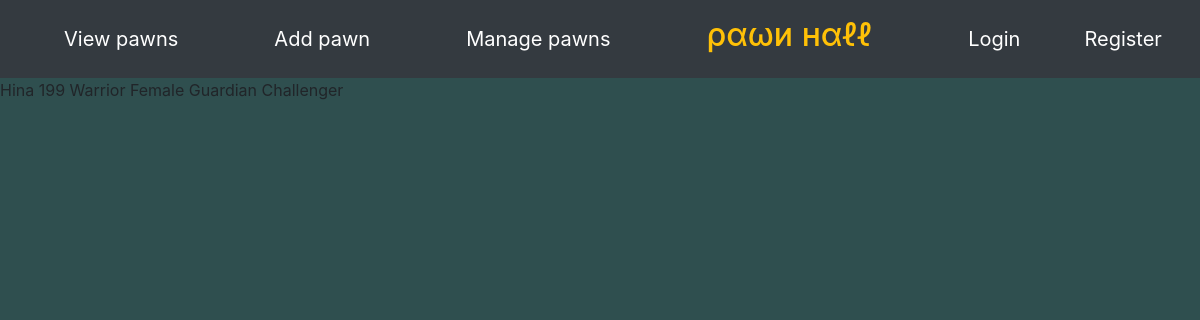
Page /pawn/1/ on the earlier database version.
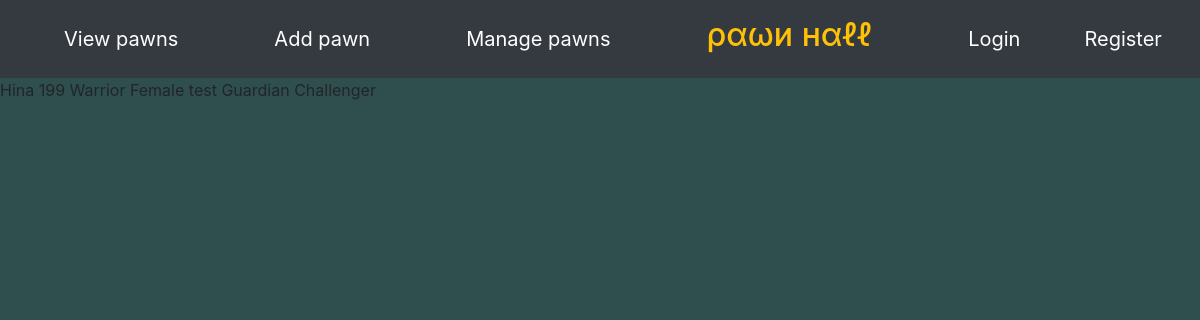
Same page on the later database version.
### pawnlisting/models.py (models this page shows, shortened)
class Pawn(models.Model):
    id = models.AutoField(primary_key=True)
    name = models.CharField(max_length=30)
    vocation = models.CharField(max_length=20, choices=build_choices(vocations))
    level = models.IntegerField()
    gender = models.CharField(max_length=10, choices=build_choices(genders))
    PRIMARY_INCLINATION_CHOICES = build_choices(inclinations)
    SECONDARY_INCLINATION_CHOICES = PRIMARY_INCLINATION_CHOICES[:] + [("None", "None")]
    primary_inclination = models.CharField(max_length=30, choices=PRIMARY_INCLINATION_CHOICES)
    secondary_inclination= models.CharField(max_length=30, choices=SECONDARY_INCLINATION_CHOICES)
    notes = models.TextField(max_length=1000, blank=True)
    picture = models.ImageField(upload_to="pawn_pictures/", null=True, blank=True)
    created_by = models.ForeignKey("auth.User", default=None, null=False, on_delete=models.CASCADE)
    last_modified = models.DateTimeField(default=timezone.now)

### pawnlisting/views.py (the view)
# urls.py: path('pawn/<pk>/', views.PawnDetail.as_view(), name="view_pawn"),
class PawnDetail(DetailView):
    model = Pawn
    template_name = "pawnlisting/pawn_detail.html"

### pawnlisting/templates/pawnlisting/pawn_detail.html (shortened to what this page needs)
{% include "pawnlisting/base.html" %}
<div>
    {{ object.name }}
    {{ object.level }}
    {{ object.vocation }}
    {{ object.gender }}
    {{ object.notes }}
    {{ object.primary_inclination}}
    {{ object.secondary_inclination}}
</div>

Differences in the rows shown:
changed Pawn "Hina": notes (not shown) → "test"
